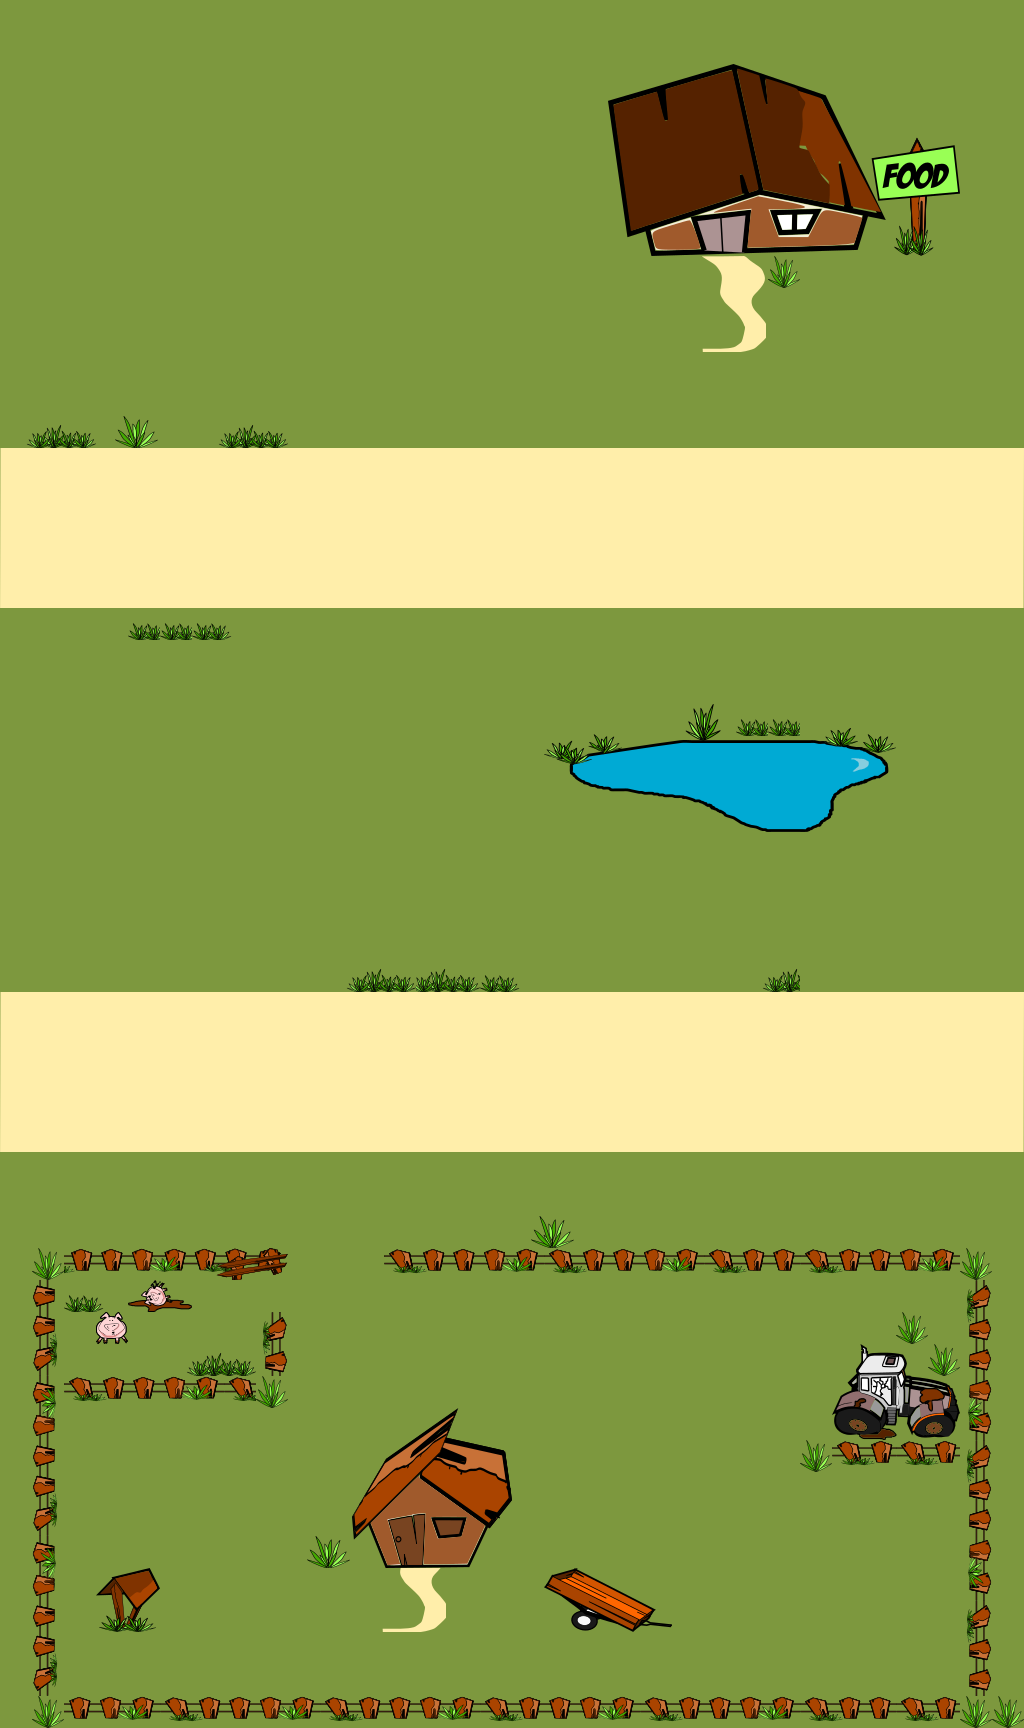

A 2D game scene composited from a Tiled map and its tileset images. What follows is a short description and the map's XML, with each tile layer's data collapsed to a summary:
An orthogonal 32x54 tile map with 32x32 px tiles, 3 tile layers (terreno, estradas, colisao), 16 tilesets.

<map version="1.0" orientation="orthogonal" renderorder="left-up" width="32" height="54" tilewidth="32" tileheight="32" nextobjectid="1">
 <tileset firstgid="1" name="arvores" tilewidth="32" tileheight="32" tilecount="420">
  <image source="arvores.png" width="284" height="246" />
 </tileset>
 <tileset firstgid="421" name="casa1" tilewidth="32" tileheight="32" tilecount="25">
  <image source="casa1.png" width="160" height="160" />
 </tileset>
 <tileset firstgid="446" name="cerca1" tilewidth="32" tileheight="32" tilecount="8">
  <image source="cerca1.png" width="256" height="33" />
 </tileset>
 <tileset firstgid="454" name="grama1" tilewidth="32" tileheight="32" tilecount="8">
  <image source="grama1.png" width="256" height="33" />
 </tileset>
 <tileset firstgid="462" name="grama2" tilewidth="32" tileheight="32" tilecount="1">
  <image source="grama2.png" width="32" height="32" />
 </tileset>
 <tileset firstgid="463" name="origem" tilewidth="32" tileheight="32" tilecount="25">
  <image source="casa1.png" width="160" height="160" />
 </tileset>
 <tileset firstgid="488" name="estradinha1" tilewidth="32" tileheight="32" tilecount="6">
  <tileoffset x="30" y="0" />
  <image source="estradinha1.png" width="66" height="98" />
 </tileset>
 <tileset firstgid="494" name="galinheiro1" tilewidth="32" tileheight="32" tilecount="4">
  <image source="galinheiro1.png" width="64" height="64" />
 </tileset>
 <tileset firstgid="498" name="casa2" tilewidth="32" tileheight="32" tilecount="66">
  <image source="casa2.png" width="352" height="192" />
 </tileset>
 <tileset firstgid="564" name="lago2" tilewidth="32" tileheight="32" tilecount="44">
  <image source="lago2.png" width="352" height="128" />
 </tileset>
 <tileset firstgid="608" name="porco1" tilewidth="32" tileheight="32" tilecount="2">
  <image source="porco1.png" width="64" height="32" />
 </tileset>
 <tileset firstgid="610" name="porco2" tilewidth="32" tileheight="32" tilecount="1">
  <image source="porco2.png" width="32" height="32" />
 </tileset>
 <tileset firstgid="611" name="estrada1BarroHoriz" tilewidth="32" tileheight="32" tilecount="160">
  <image source="estrada1BarroHoriz.png" width="1024" height="191" />
 </tileset>
 <tileset firstgid="771" name="estrada2BarroHoriz" tilewidth="32" tileheight="32" tilecount="160">
  <image source="estrada2BarroHoriz.png" width="1024" height="191" />
 </tileset>
 <tileset firstgid="931" name="carroca" tilewidth="32" tileheight="32" tilecount="8">
  <image source="carroca.png" width="128" height="64" />
 </tileset>
 <tileset firstgid="939" name="tratorParado" tilewidth="32" tileheight="32" tilecount="12">
  <image source="tratorParado.png" width="128" height="96" />
 </tileset>
 <layer name="terreno" width="32" height="54">
  <data>[1728 cells, 1728 non-empty, 38 distinct tile ids]</data>
 </layer>
 <layer name="estradas" width="32" height="54">
  <data>[1728 cells, 330 non-empty, 326 distinct tile ids]</data>
 </layer>
 <layer name="colisao" width="32" height="54">
  <data>[1728 cells, 285 non-empty, 168 distinct tile ids]</data>
 </layer>
</map>
